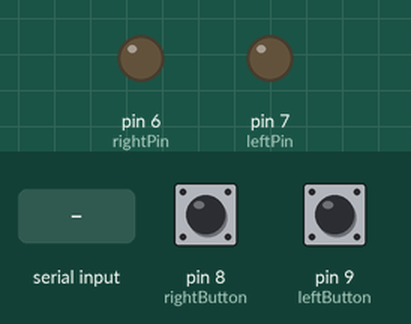
Bench run of a sketch on a simulated Arduino Uno, built with avr-gcc and run on an emulated ATmega328P. Shown: output pins drawn as LEDs (lit = HIGH). The inputs (shaded band) are chosen by the test bench; at power-on: pin 8 (rightButton) LOW, pin 9 (leftButton) LOW.

Above: at 1.2 s.
1.3 s: "1\n" received over Serial
At 1.8 s:
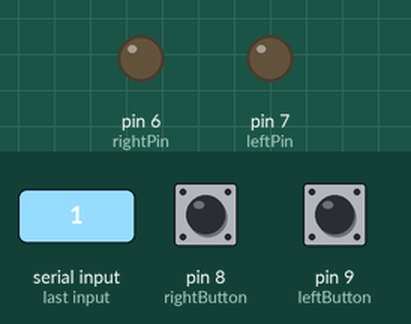
2.8 s: "2\n" received over Serial
At 4.2 s:
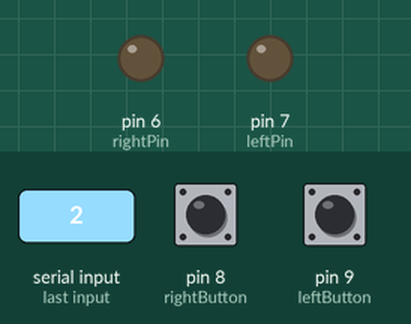
Timing chart, 0 to 5.8 s (numbered marks = the images above; inputs shaded):
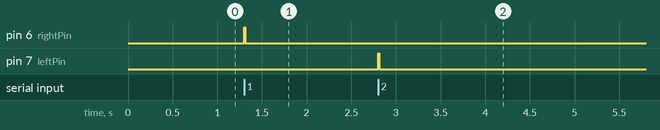

Measured:
- after the input at 1.3 s, pin 6 (rightPin): LOW → HIGH at once, → LOW 0.01 s later
- after the input at 2.8 s, pin 7 (leftPin): LOW → HIGH at once, → LOW 0.01 s later

The sketch:

Timing_Arduino.ino
```cpp
int serialInput;
const int rightPin = 6;
const int leftPin = 7;
const int rightButton = 8;
const int leftButton = 9;
long startMillis;

bool isButtonPressed = false;

void setup() {
  Serial.begin(9600);
  pinMode(rightPin, OUTPUT);
  pinMode(leftPin, OUTPUT);
  digitalWrite(rightPin, LOW);
  digitalWrite(leftPin, LOW);

}

void loop() {


  if (Serial.available() > 0) {
    startMillis = millis();
    serialInput = Serial.parseInt();
    if (serialInput == 1) {
      digitalWrite(rightPin, HIGH);
      delay(10);
      digitalWrite(rightPin, LOW);
    }
    else if (serialInput == 2) {
      digitalWrite(leftPin, HIGH);
      delay(10);
      digitalWrite(leftPin, LOW);
    }
  }

  if (digitalRead(rightButton) && !isButtonPressed) {
    isButtonPressed = true;
    // lav ekstra serial output her med data
    Serial.print("data;");
    Serial.print(millis() - startMillis);
    Serial.print(";right;");
    Serial.println(serialInput);
  }

  if (digitalRead(leftButton) && !isButtonPressed) {
    isButtonPressed = true;
    // lav ekstra serial output her med data
    Serial.print("data;");
    Serial.print(millis() - startMillis);
    Serial.print(";left;");
    Serial.println(serialInput);
  }
  if (!digitalRead(rightButton) && !digitalRead(leftButton)) {
    isButtonPressed = false;
  }
}
```
